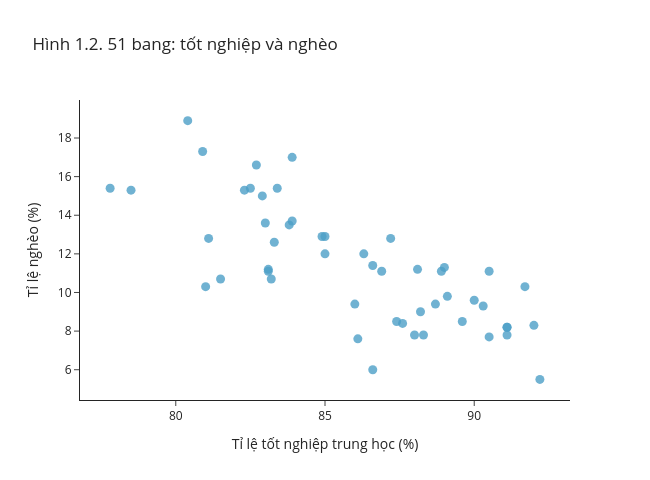

The notebook cell this image was saved under:
### Markdown cell above
Ở dữ liệu thật (trái), khi đi từ khung xanh sang khung đỏ, phân phối tỉ lệ tốt nghiệp trượt xuống: các bang nghèo ít thường có tỉ lệ tốt nghiệp 85–90%, các bang nghèo nhiều chỉ ở mức thấp 80%. Ở dữ liệu xáo trộn (phải), hai phân phối gần như chồng lên nhau: không có mối liên hệ.

Khi đọc một biểu đồ phân tán, hỏi bốn câu:

1. **Hướng:** dương hay âm?
2. **Dạng:** tuyến tính hay phi tuyến?
3. **Độ mạnh:** các điểm bám sát một cấu trúc đến mức nào?
4. **Quan sát ngoại lai:** có điểm nào khác hẳn đám mây dữ liệu không?

Một con số tóm tắt chỉ có nghĩa sau khi đã nhìn cấu trúc dữ liệu.

### 1.2 Tỉ lệ nghèo và tỉ lệ tốt nghiệp

Từ đây trở đi, theo cách trình bày của OpenIntro, coi `Poverty` là **biến phụ thuộc** (response, trục y) và `Graduates` là **biến giải thích** (trục x).

### Code cell
# Rê chuột lên một điểm để xem tên bang
fig = px.scatter(poverty, x="Graduates", y="Poverty", hover_name="State",
                 labels={"Graduates": "Tỉ lệ tốt nghiệp trung học (%)", "Poverty": "Tỉ lệ nghèo (%)"},
                 title="Hình 1.2. 51 bang: tốt nghiệp và nghèo", width=650, height=480)
fig.update_traces(marker=dict(size=9, color="#4C9FC7", opacity=0.8))
fig.show()

### Figure 1 — Plotly figure (JSON) as saved in the notebook; plotly's stock layout.template omitted (floating-point values rounded to 4 significant figures)
{"data": [{"hovertemplate": "<b>%{hovertext}</b><br><br>Tỉ lệ tốt nghiệp trung học (%)=%{x}<br>Tỉ lệ nghèo (%)=%{y}<extra></extra>", "hovertext": ["California", "Rhode Island", "Bang 01", "Bang 02", "Bang 03", "Bang 04", "Bang 05", "Bang 06", "Bang 07", "Bang 08", "Bang 09", "Bang 10", "Bang 11", "Bang 12", "Bang 13", "Bang 14", "Bang 15", "Bang 16", "Bang 17", "Bang 18", "Bang 19", "Bang 20", "Bang 21", "Bang 22", "Bang 23", "Bang 24", "Bang 25", "Bang 26", "Bang 27", "Bang 28", "Bang 29", "Bang 30", "Bang 31", "Bang 32", "Bang 33", "Bang 34", "Bang 35", "Bang 36", "Bang 37", "Bang 38", "Bang 39", "Bang 40", "Bang 41", "Bang 42", "Bang 43", "Bang 44", "Bang 45", "Bang 46", "Bang 47", "Bang 48", "Bang 49"], "legendgroup": "", "marker": {"color": "#4C9FC7", "opacity": 0.8, "size": 9, "symbol": "circle"}, "mode": "markers", "name": "", "orientation": "v", "showlegend": false, "type": "scatter", "x": [81.1, 81.0, 91.1, 83.1, 89.1, 86.9, 87.4, 86.0, 89.6, 80.4, 81.5, 83.4, 90.5, 80.9, 83.3, 86.1, 82.3, 87.2, 88.2, 88.7, 82.5, 87.6, 77.8, 83.2, 83.1, 88.0, 82.9, 86.6, 90.3, 83.9, 88.3, 88.9, 90.5, 85.0, 91.7, 84.9, 78.5, 86.6, 92.0, 89.0, 86.3, 91.1, 83.0, 83.8, 91.1, 90.0, 82.7, 88.1, 83.9, 92.2, 85.0], "xaxis": "x", "y": [12.8, 10.3, 8.2, 11.2, 9.8, 11.1, 8.5, 9.4, 8.5, 18.9, 10.7, 15.4, 11.1, 17.3, 12.6, 7.6, 15.3, 12.8, 9.0, 9.4, 15.4, 8.4, 15.4, 10.7, 11.1, 7.8, 15.0, 11.4, 9.3, 17.0, 7.8, 11.1, 7.7, 12.9, 10.3, 12.9, 15.3, 6.0, 8.3, 11.3, 12.0, 7.8, 13.6, 13.5, 8.2, 9.6, 16.6, 11.2, 13.7, 5.5, 12.0], "yaxis": "y"}], "layout": {"height": 480, "legend": {"tracegroupgap": 0}, "title": {"text": "Hình 1.2. 51 bang: tốt nghiệp và nghèo"}, "width": 650, "xaxis": {"anchor": "y", "domain": [0, 1], "title": {"text": "Tỉ lệ tốt nghiệp trung học (%)"}}, "yaxis": {"anchor": "x", "domain": [0, 1], "title": {"text": "Tỉ lệ nghèo (%)"}}}}
